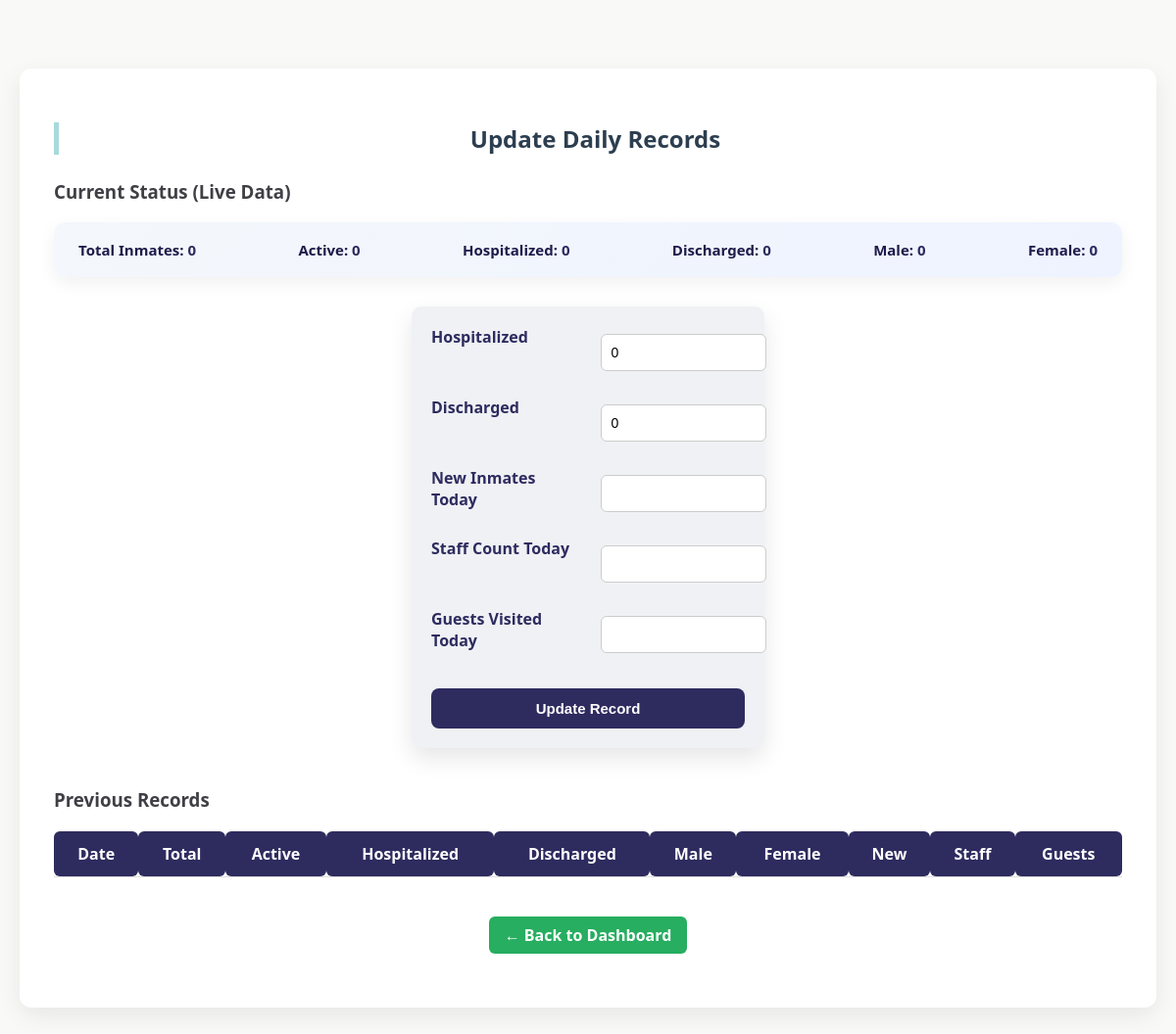
Page /admin/update (signed in) on the earlier database version.
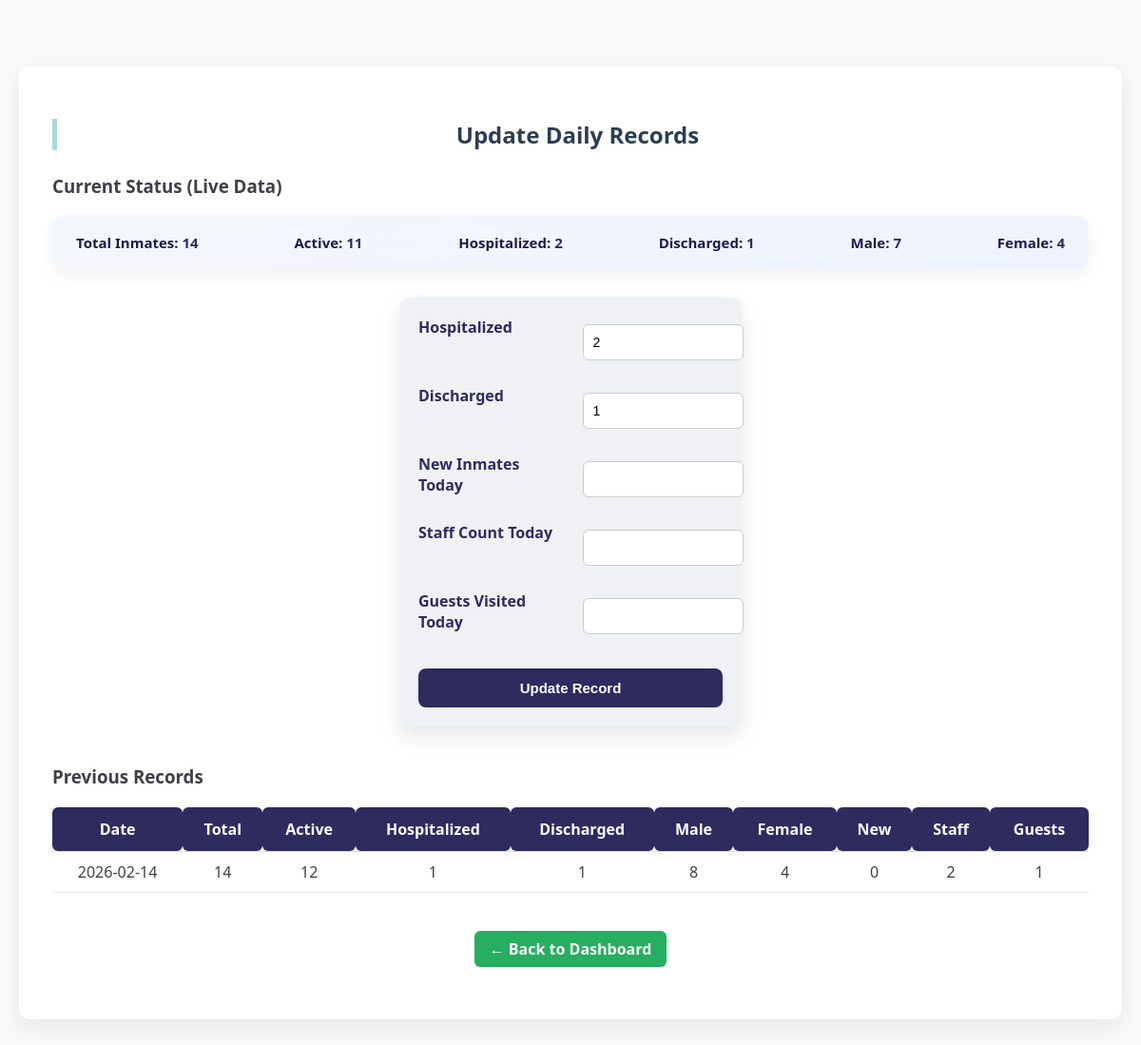
Same page on the later database version.
### tables this page shows
CREATE TABLE daily_records (
        id INTEGER PRIMARY KEY AUTOINCREMENT,
        date TEXT UNIQUE,  -- Added UNIQUE here to support REPLACE logic
        total_inmates INTEGER,
        active_inmates INTEGER,  -- Ensure this is added
        hospitalized INTEGER,
        discharged INTEGER,
        male_inmates INTEGER,
        female_inmates INTEGER,
        new_inmates INTEGER,
        staff_count INTEGER,
        guests_arrived INTEGER
    );

### app.py (the view, shortened to what this page needs)
@app.route('/admin/update', methods=['GET', 'POST'])
def admin_update():
    if 'admin' not in session:
        return redirect('/login')
    db = get_db()
    cur = db.cursor()
    cur.execute("SELECT COUNT(*) FROM inmates")
    total = cur.fetchone()[0]
    cur.execute("SELECT COUNT(*) FROM inmates WHERE status='Hospitalized'")
    hospitalized = cur.fetchone()[0]
    cur.execute("SELECT COUNT(*) FROM inmates WHERE status='Discharged'")
    discharged = cur.fetchone()[0]
    active = total - hospitalized - discharged
    cur.execute("SELECT COUNT(*) FROM inmates WHERE gender='Male' AND status='Active'")
    male = cur.fetchone()[0]
    cur.execute("SELECT COUNT(*) FROM inmates WHERE gender='Female' AND status='Active'")
    female = cur.fetchone()[0]
    cur.execute("SELECT * FROM daily_records ORDER BY date DESC LIMIT 7")
    records = [dict(row) for row in cur.fetchall()]
    db.close()
    return render_template(
        'admin_update.html',
        records=records,
        total=total,
        active=active,
        male=male,
        female=female,
        hospitalized=hospitalized,
        discharged=discharged
    )

### app.py (called while the page is built)
def get_db():
    conn = sqlite3.connect(DB)
    conn.row_factory = sqlite3.Row
    return conn

### templates/admin_update.html (shortened to what this page needs)
<!DOCTYPE html>
<html lang="en">
<head>
    <link rel="stylesheet" href="{{ url_for('static', filename='style.css') }}">
</head>
<body>
<div class="update-container">
    <h2>Update Daily Records</h2>
    <h3>Current Status (Live Data)</h3>
    <div class="summary-box">
        <p><strong>Total Inmates:</strong> {{ total }}</p>
        <p><strong>Active:</strong> {{ active }}</p>
        <p><strong>Hospitalized:</strong> {{ hospitalized }}</p>
        <p><strong>Discharged:</strong> {{ discharged }}</p>
        <p><strong>Male:</strong> {{ male }}</p>
        <p><strong>Female:</strong> {{ female }}</p>
    </div>
    <form method="POST" action="/admin/update">
        <label>Hospitalized</label>
        <input type="number" name="hospitalized" value="{{ hospitalized }}" required>
        <label>Discharged</label>
        <input type="number" name="discharged" value="{{ discharged }}" required>
        <label>New Inmates Today</label>
        <input type="number" name="new_inmates" required>
        <label>Staff Count Today</label>
        <input type="number" name="staff_count" required>
        <label>Guests Visited Today</label>
        <input type="number" name="guests_visited" required>
        <button type="submit" class="btn-primary">Update Record</button>
    </form>
    <h3 style="margin-top:40px;">Previous Records</h3>
    <table class="records-table">
        <thead>
            <tr>
                <th>Date</th>
                <th>Total</th>
                <th>Active</th>
                <th>Hospitalized</th>
                <th>Discharged</th>
                <th>Male</th>
                <th>Female</th>
                <th>New</th>
                <th>Staff</th>
                <th>Guests</th>
            </tr>
        </thead>
        <tbody>
        {% for r in records %}
            <tr>
                <td>{{ r.date }}</td>
                <td>{{ r.total_inmates }}</td>
                <td>{{ r.active_inmates }}</td>
                <td>{{ r.hospitalized }}</td>
                <td>{{ r.discharged }}</td>
                <td>{{ r.male_inmates }}</td>
                <td>{{ r.female_inmates }}</td>
                <td>{{ r.new_inmates }}</td>
                <td>{{ r.staff_count }}</td>
                <td>{{ r.guests_arrived }}</td>
            </tr>
        {% endfor %}
        </tbody>
    </table>
    <div class="admin-actions">
        <a href="/admin" class="back-btn">← Back to Dashboard</a>
    </div>
</div>
</body>
</html>

Differences in the rows shown:
added daily_records: date "2026-02-14", total_inmates "14", active_inmates "12", hospitalized "1", discharged "1", male_inmates "8", female_inmates "4", new_inmates "0", staff_count "2", guests_arrived "1"
Other differences:
{{ total }}: "0" → "14"
{{ active }}: "0" → "11"
{{ hospitalized }}: "0" → "2"
{{ discharged }}: "0" → "1"
{{ male }}: "0" → "7"
{{ female }}: "0" → "4"
form field hospitalized: "0" → "2"
form field discharged: "0" → "1"
